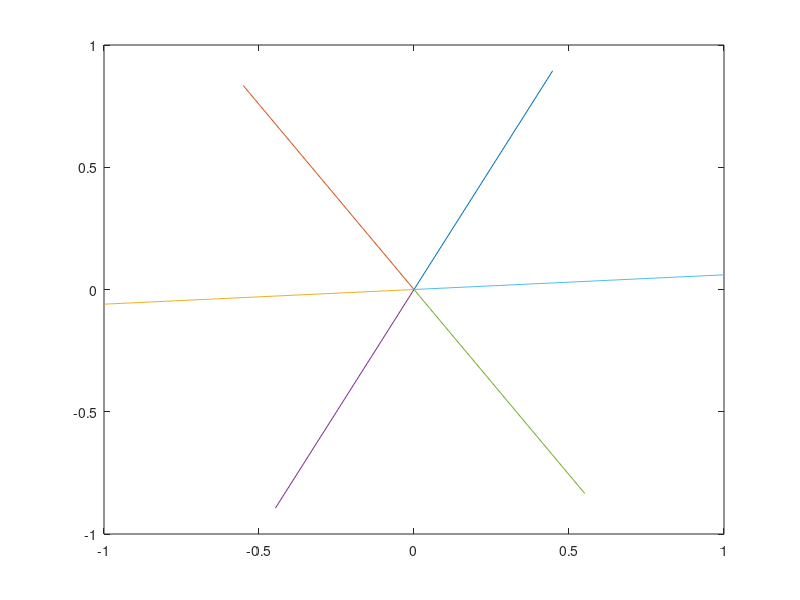
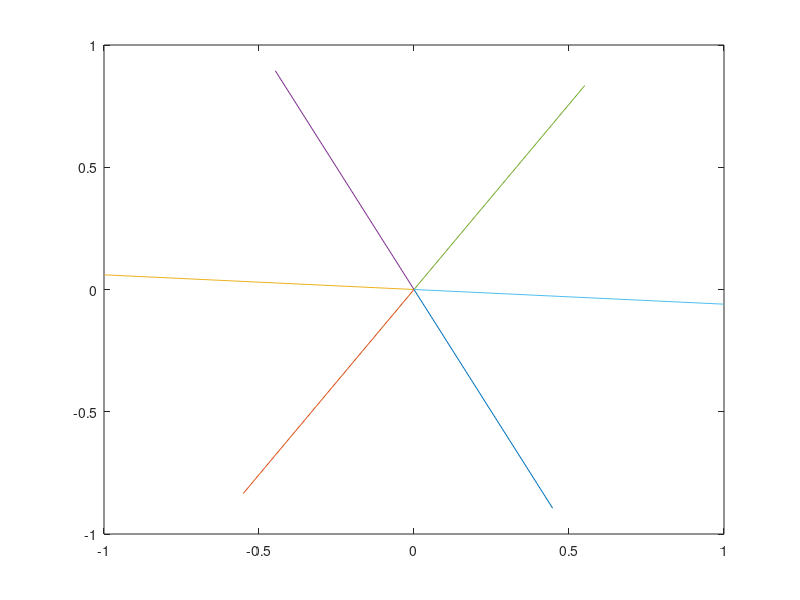
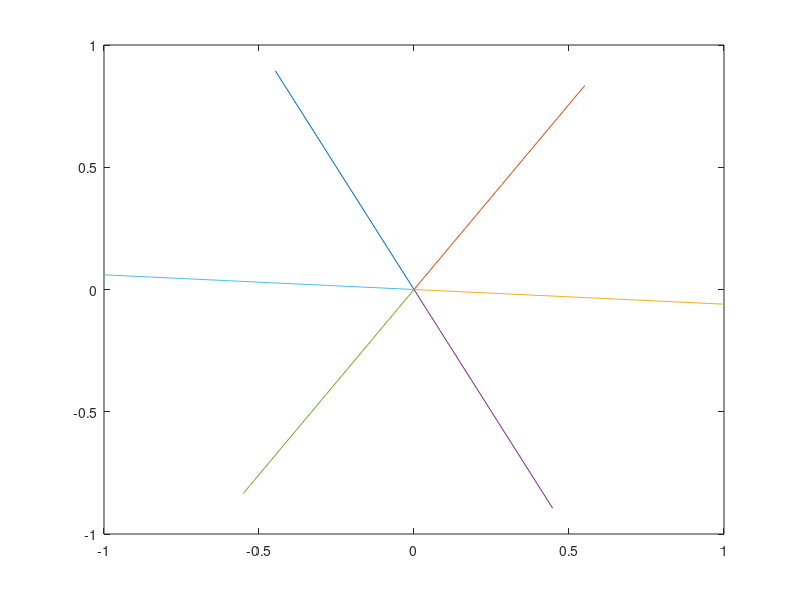

The MATLAB script that drew these images, in order: (Note: this script raises an error after producing the figures.)
v = [2;4];

v = v./(norm(v))

% 60 degree rotation
Rotation1 = [cos(pi/3),-sin(pi/3);sin(pi/3),cos(pi/3)];

Allvectors = [v];
Newtempvector = v;

for i=1:5
    Newtempvector = Rotation1*Newtempvector;
    Allvectors = [Allvectors, Newtempvector];

end

figure;

for i=1:6;
    xaxis = [0,Allvectors(1,i)];
    yaxis = [0,Allvectors(2,i)];
    plot(xaxis,yaxis);
    hold on
end

Reflectalongx = [1,0;0,-1];
Reflectalongy = [-1,0;0,1];

Allvectors2 = Reflectalongx*Allvectors;

figure;

for i=1:6;
    xaxis = [0,Allvectors2(1,i)];
    yaxis = [0,Allvectors2(2,i)];
    plot(xaxis,yaxis);
    hold on
end

Allvectors3 = Reflectalongy*Allvectors;

figure;

for i=1:6;
    xaxis = [0,Allvectors3(1,i)];
    yaxis = [0,Allvectors3(2,i)];
    plot(xaxis,yaxis);
    hold on
end

% Part 3a
T1 = [cos(pi/6),-sin(pi/6);sin(pi/6),cos(pi/6)];
T2 = [cos(pi/3),-sin(pi/3);sin(pi/3),cos(pi/3)];

T1*T2
T2*T1
disp('Part 3a, Rotation, Rotation')
version1 = (T1*T2)*v
version2 = (T2*T1)*v

figure;
    xaxis1 = [0,version1(1)];
    yaxis1 = [0, version1(2)];
    xaxis2 = [0,version2(1)];
    yaxis2 = [0, version2(2)];
    t=tiledlayout('flow');
    title(t, '3a - Where (T1*T2)*v = (T2*T1)*v');
    nexttile;
    plot(xaxis1,yaxis1);
    title('T1*T2')
    xlim([-2 2])
    ylim([-2 2])
    nexttile;
    plot(xaxis2,yaxis2);
    title('T2*T1')
    xlim([-2 2])
    ylim([-2 2])
    hold on


% Part 3b
T1 = [cos(pi/3),-sin(pi/3);sin(pi/3),cos(pi/3)];
T2 = [1,0;0,-1];

T1*T2
T2*T1

disp('Part 3b, rotate, reflect x')
version1 = (T1*T2)*v
version2 = (T2*T1)*v

figure;
    xaxis1 = [0,version1(1)];
    yaxis1 = [0, version1(2)];
    xaxis2 = [0,version2(1)];
    yaxis2 = [0, version2(2)];
    t=tiledlayout('flow');
    title(t, '3b - Where (T1*T2)*v =/= (T2*T1)*v');
    nexttile;
    plot(xaxis1,yaxis1);
    title('T1*T2')
    xlim([-2 2])
    ylim([-2 2])
    nexttile;
    plot(xaxis2,yaxis2);
    title('T2*T1')
    xlim([-2 2])
    ylim([-2 2])
    hold on


T1 = [cos(pi),-sin(pi);sin(pi),cos(pi)];
T2 = [1,0;0,-1];

T1*T2
T2*T1

disp('Part 3b, rotate, reflect x')
version1 = (T1*T2)*v
version2 = (T2*T1)*v

figure;
    xaxis1 = [0,version1(1)];
    yaxis1 = [0, version1(2)];
    xaxis2 = [0,version2(1)];
    yaxis2 = [0, version2(2)];
    t=tiledlayout('flow');
    title(t, '3b - Where (T1*T2)*v = (T2*T1)*v');
    nexttile;
    plot(xaxis1,yaxis1);
    title('T1*T2')
    xlim([-2 2])
    ylim([-2 2])
    nexttile;
    plot(xaxis2,yaxis2);
    title('T2*T1')
    xlim([-2 2])
    ylim([-2 2])
    hold on

% Part 3c

A = [1;0];
B = [0;1];

C = A-((2.*((sum(A.*[-1;1]))./2)).*[-1;1]);
D = B-((2.*((sum(B.*[-1;1]))./2)).*[-1;1]);

T1 = [C,D];
T2 = [1,0;0,-1];

disp('Part 3c, reflect y=x, reflect x')
version1 = (T1*T2)*v
version2 = (T2*T1)*v

figure;
    xaxis1 = [0,version1(1)];
    yaxis1 = [0, version1(2)];
    xaxis2 = [0,version2(1)];
    yaxis2 = [0, version2(2)];
    t=tiledlayout('flow');
    title(t, '3c - Where (T1*T2)*v =/= (T2*T1)*v');
    nexttile;
    plot(xaxis1,yaxis1);
    title('T1*T2')
    xlim([-2 2])
    ylim([-2 2])
    nexttile;
    plot(xaxis2,yaxis2);
    title('T2*T1')
    xlim([-2 2])
    ylim([-2 2])
    hold on

% Part 3d
T1=[1,-2;0,1];
T2=[1,0;2,1];

disp('Part 3d, H-Sheer, V-Sheer')
version1 = (T1*T2)*v
version2 = (T2*T1)*v

figure;
    xaxis1 = [0,version1(1)];
    yaxis1 = [0, version1(2)];
    xaxis2 = [0,version2(1)];
    yaxis2 = [0, version2(2)];
    t=tiledlayout('flow');
    title(t, '3d - Where (T1*T2)*v = (T2*T1)*v');
    nexttile;
    plot(xaxis1,yaxis1);
    title('T1*T2')
    xlim([-2 2])
    ylim([-2 2])
    nexttile;
    plot(xaxis2,yaxis2);
    title('T2*T1')
    xlim([-2 2])
    ylim([-2 2])
    hold on